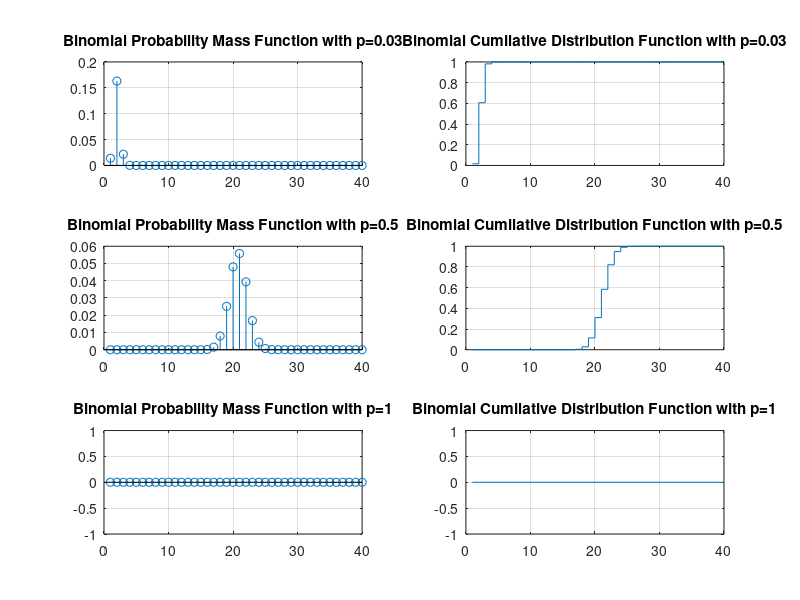
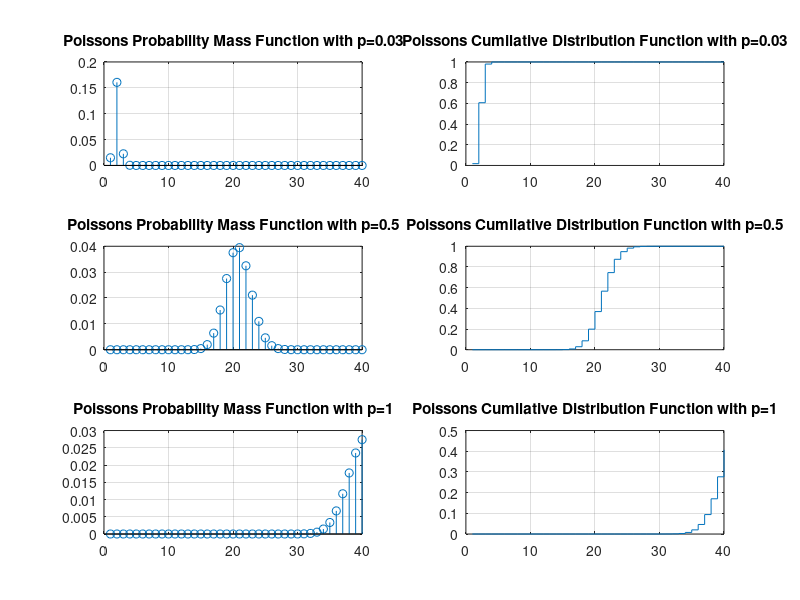
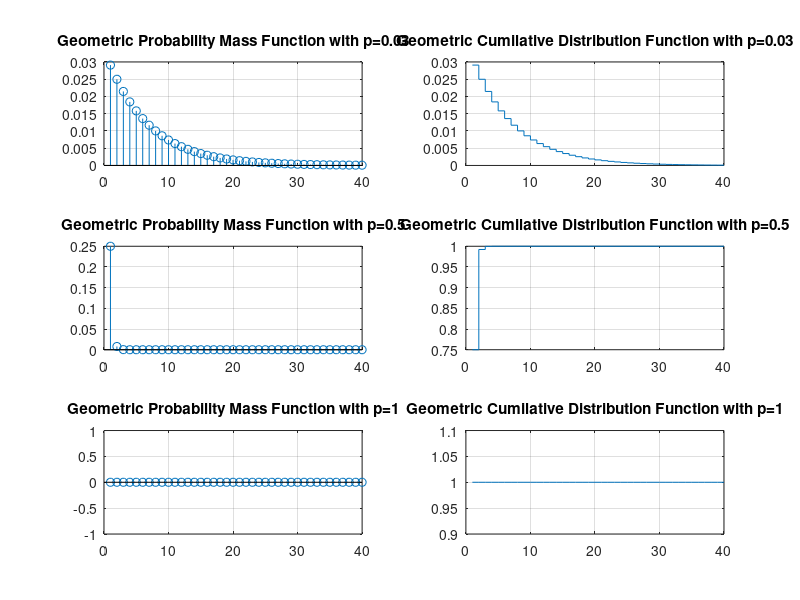

Write MATLAB code to recreate these figures, in order.
x=1:5:200;
n=200;
p=0.03;
p1=0.5;
p2=1;
lamb=n*p;
lamb1=n*p1;
lamb2=n*p2;

%binomail function
figure(1)
a=binopdf(x,n,p);
subplot(3,2,1)
stem(a)
grid on;
hold on;
title('Binomial Probability Mass Function with p=0.03')
b=binocdf(x,n,p);
subplot(3,2,2)
stairs(b)
grid on;
hold on;
title('Binomial Cumilative Distribution Function with p=0.03')
a1=binopdf(x,n,p1);
subplot(3,2,3)
stem(a1)
grid on;
hold on;
title('Binomial Probability Mass Function with p=0.5')
b1=binocdf(x,n,p1);
subplot(3,2,4)
stairs(b1)
grid on;
hold on;
title('Binomial Cumilative Distribution Function with p=0.5')
a2=binopdf(x,n,p2);
subplot(3,2,5)
stem(a2)
grid on;
hold on;
title('Binomial Probability Mass Function with p=1')
b2=binocdf(x,n,p2);
subplot(3,2,6)
stairs(b2)
grid on;
hold on;
title('Binomial Cumilative Distribution Function with p=1')

%possion function
figure(2)
c=poisspdf(x,lamb);
subplot(3,2,1)
stem(c)
grid on;
hold on;
title('Poissons Probability Mass Function with p=0.03')
d=poisscdf(x,lamb);
subplot(3,2,2)
stairs(d)
grid on;
hold on;
title('Poissons Cumilative Distribution Function with p=0.03')
c1=poisspdf(x,lamb1);
subplot(3,2,3)
stem(c1)
grid on;
hold on;
title('Poissons Probability Mass Function with p=0.5')
d1=poisscdf(x,lamb1);
subplot(3,2,4)
stairs(d1)
grid on;
hold on;
title('Poissons Cumilative Distribution Function with p=0.5')
c2=poisspdf(x,lamb2);
subplot(3,2,5)
stem(c2)
grid on;
hold on;
title('Poissons Probability Mass Function with p=1')
d2=poisscdf(x,lamb2);
subplot(3,2,6)
stairs(d2)
grid on;
hold on;
title('Poissons Cumilative Distribution Function with p=1')

%geometric function
figure(3)
e=geopdf(x,p);
subplot(3,2,1)
stem(e)
grid on;
hold on;
title('Geometric Probability Mass Function with p=0.03')
f=geopdf(x,p);
subplot(3,2,2)
stairs(f)
grid on;
hold on;
title('Geometric Cumilative Distribution Function with p=0.03')
e1=geopdf(x,p1);
subplot(3,2,3)
stem(e1)
grid on;
hold on;
title('Geometric Probability Mass Function with p=0.5')
f1=geocdf(x,p1);
subplot(3,2,4)
stairs(f1)
grid on;
hold on;
title('Geometric Cumilative Distribution Function with p=0.5')
e2=geopdf(x,p2);
subplot(3,2,5)
stem(e2)
grid on;
hold on;
title('Geometric Probability Mass Function with p=1')
f2=geocdf(x,p2);
subplot(3,2,6)
stairs(f2)
grid on;
hold on;
title('Geometric Cumilative Distribution Function with p=1')
